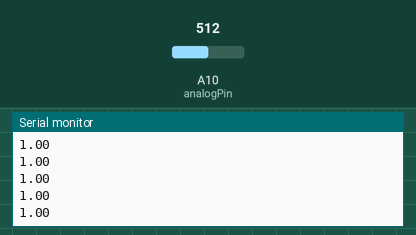
Bench run of a sketch on a simulated Arduino Mega 2560, built with avr-gcc and run on an emulated ATmega2560. Parts: the last lines printed to the serial monitor. The test bench sets the inputs (shaded band); at power-on: A10 (analogPin) = 512.

Above: at 1.2 s.
1.3 s: A10 (analogPin) set to 716
At 1.49 s:
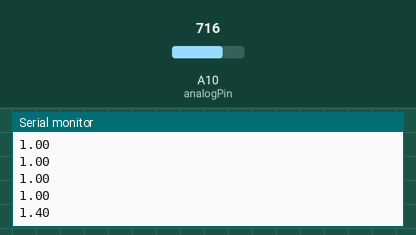
2.8 s: A10 (analogPin) set to 900
At 2.84 s:
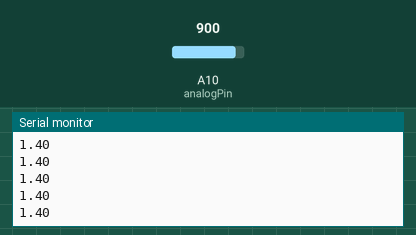
Timing chart, 0 to 5.8 s (numbered marks = the images above; inputs shaded):
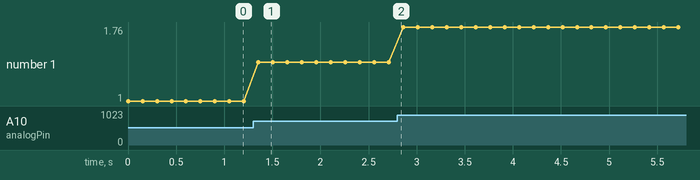

Measured:
- after the input at 1.3 s, the serial monitor: prints a new line after 0.06 s (image 1)
- plotted number 1: 1 → 1.4 after the input at 1.3 s, 1.4 → 1.76 after the input at 2.8 s

The sketch:

StromMessung1Surface.ino
```cpp
/*
  Pin connection: A9 to Out5 (black)
  Connect AREF to 3.3V and GND of the Arduino to GNDD
  Not connected to Arduino but present in setup: Purple (GNDA - VP), blue (3.3VD), green (GNDD)
*/

// Analog pins that measure voltage
const int analogPin = A10;
const float minVoltage = 0.05; // Minimum voltage in volts (50mV)
const float maxVoltage = 3.3;  // Maximum voltage in volts
const float minCurrent = 0.0;  // Minimum current in mA
const float maxCurrent = 2.0;  // Maximum current in mA
const float conv_factor=maxVoltage/maxCurrent;
int rawData;      // Store raw ADC values
float voltage;   // Store calculated voltages
float current;   // Store calculated currents

void setup() {
  Serial.begin(9600);
  pinMode(analogPin, INPUT);
}

void loop() {

  // Read analog data
  rawData = analogRead(analogPin);
  voltage= rawData * (maxVoltage / 1023.0); // Convert to voltage

  // Map voltage to current
  if (voltage < minVoltage) {
      current = minCurrent;
  } else if (voltage > maxVoltage) {
      current = maxCurrent;
  } else {
      current = voltage / conv_factor; // Convert voltage to current (mA)
  }

  // Send data to Serial Plotter
  Serial.println(current);
  //Serial.print("\t");

  delay(150); // Delay between readings
}
```
